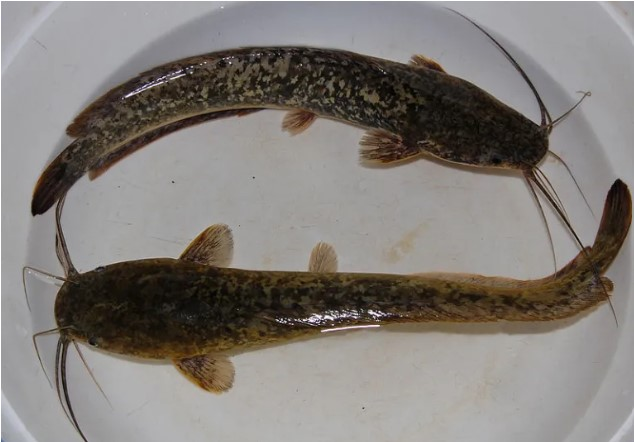
#> input picture img/0.jpg, 634 x 442 px, found by its file name
$ python segmentation.py
#> lines starting #> are read from the running program, lines starting #| are printed output that depends on the picture; after the words box and inside, x2 and y2 are one past the last pixel; in counts of white or black regions, pixels touching at a corner belong together
### src/printlog.py
import os


def printlog(msg='', var=None, isClearFirst=False, end='\n'):
	working_path = os.path.dirname(__file__)
	path = os.path.join(working_path, '../tmp/log.txt')

	if isClearFirst:
		with open(path, 'w'):
			pass

	with open(path, 'a') as f:
		if var == None:
			message = msg + end
		else:
			message = msg + ' ' + str(var) + end
		print(message,  file=f, end='')

### src/segmentation.py
import json
import cv2 as cv
import imutils
from matplotlib import markers, pyplot as plt
import numpy as np
import src.command as cmd
import os
from src.printlog import printlog

# SETUP PARAMETER
param = []
def config_segmentation(param=param, configChoice=0):    # import tmp/config.json
#> called with configChoice = 0
    path = os.path.join(os.path.dirname(__file__), str('../tmp/config.json'))
    with open(path, 'r') as fp:
#> (reads tmp/config.json from the repository)
        data = json.load(fp)
        for val in data.values():
            if val['_id'] == configChoice:
                param.append( (val['_blurSize'][0], val['_blurSize'][1]) )  # (x,y)
                param.append( (val['_threshVal'][0], val['_threshVal'][1]) )
                param.append( (val['_kernelSize'][0], val['_kernelSize'][1]) )
                param.append( (val['_erodilaIter'][0], val['_erodilaIter'][1]) )
                param.append( (val['_cannyThresh'][0], val['_cannyThresh'][1]) )

                printlog( str('Use segmentation config_' + str(val['_id'])).ljust(37, '.') + str('Done').rjust(5,' ') )
    #print(param)
    printlog()
    return param

config_segmentation()
#config_segmentation(param=s.param, configChoice=0)
    # 0 (51, 51), blurSize
    # 1 (0, 255), threshVal
    # 2 (3, 3),   kernelSize
    # 3 (3, 1),   erodilaIter
    # 4 (0, 255)  cannyThresh
# (END) SETUP PARAMETER


# IMAGE SEGMENTATION PROCESS
image_path = cmd.args["image"]
#image = cv.imread(image_path)            # Read the image
image = plt.imread(image_path)            # Read the image
#> image is the input picture: shape (442, 634, 3); mean R, G, B 130.6, 125.5, 121
cvt = cv.cvtColor(image, cv.COLOR_BGR2GRAY)     # Convert object color to GRAY
imgaus = cv.GaussianBlur(cvt, (param[0][0],param[0][1]), 0)      # Blur using Gaussian Method to ignore noise

# Set BACKGROUND to Black and OBJECT to White
ret, thresh = cv.threshold(imgaus, param[1][0], param[1][1], cv.THRESH_BINARY_INV + cv.THRESH_OTSU)
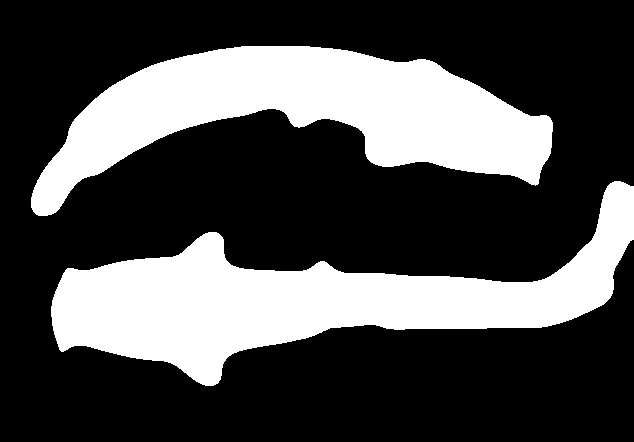
#> thresh: shape (442, 634); 29.7% white; 2 white regions, box (x1, y1, x2, y2) and area: (51, 181, 634, 386) 43157, (31, 46, 553, 216) 39955
#> ret = 104

# Precise boundary using ERROSION & DILATION
kernel = np.ones( param[2], np.uint8 )
erodila = cv.erode(thresh, kernel, iterations=param[3][0])
#> erodila: shape (442, 634); 26.2% white; 2 white regions, box (x1, y1, x2, y2) and area: (54, 184, 634, 383) 38169, (34, 49, 550, 213) 35278
erodila = cv.dilate(erodila, kernel, iterations=param[3][1])
#> erodila: shape (442, 634); 27.4% white; 2 white regions, box (x1, y1, x2, y2) and area: (53, 183, 634, 384) 39823, (33, 48, 551, 214) 36828


# WATERSHED to improve contour detection
# Remove noise
opening = cv.morphologyEx(erodila, cv.MORPH_CLOSE, kernel, iterations=3)
# Sure background area
sure_bg = cv.dilate(erodila, kernel, iterations=11)
#> sure_bg: shape (442, 634); 40.2% white; 2 white regions, box (x1, y1, x2, y2) and area: (42, 172, 634, 395) 58208, (22, 37, 562, 225) 54373
# Find sure foreground area
dist_transform = cv.distanceTransform(opening, cv.DIST_L2, 3)
ret, sure_fg = cv.threshold(dist_transform, 0.2*dist_transform.max(), 255, 0)
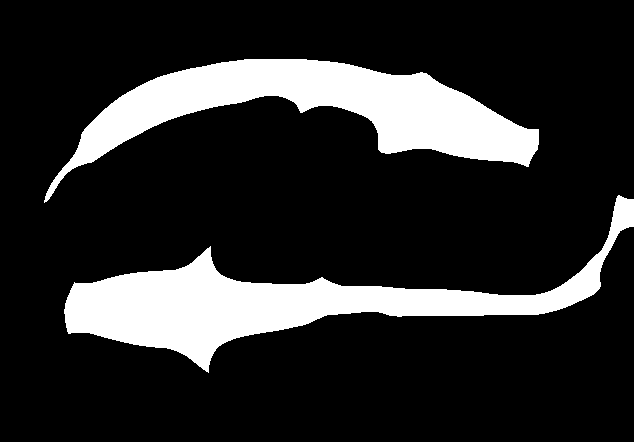
#> sure_fg: shape (442, 634) float32; 17.2% white; 2 white regions, box (x1, y1, x2, y2) and area: (64, 195, 634, 373) 24672, (44, 59, 539, 203) 23510
#> ret = 11.23
# Find unknown region
sure_fg = np.uint8(sure_fg)
unknown = cv.subtract(sure_bg, sure_fg)
#> unknown: shape (442, 634); 23% white; 2 white regions, box (x1, y1, x2, y2) and area: (42, 172, 634, 395) 33536, (22, 37, 562, 225) 30863

# Mark label
ret, markers = cv.connectedComponents(sure_fg)
#> markers: shape (442, 634) int32; 3 distinct labels, from 0 to 2
#> ret = 3
# Add one to all labels so that sure_bg is not 0, but 1
markers = markers + 1
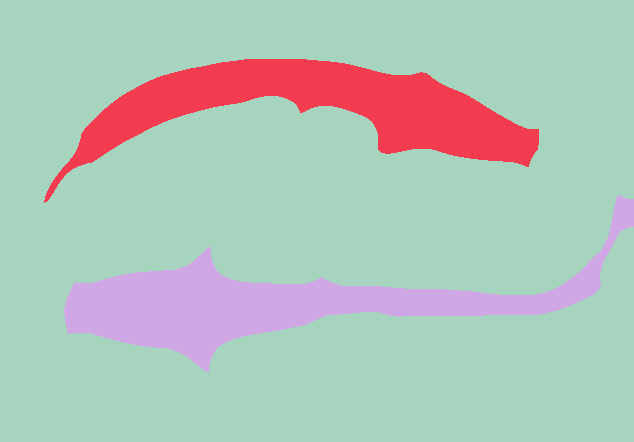
#> markers: shape (442, 634) int32; 3 distinct labels, from 1 to 3; one colour per label, 0 black
# Mark the region of unknown with 0
markers[unknown == 255] = 0
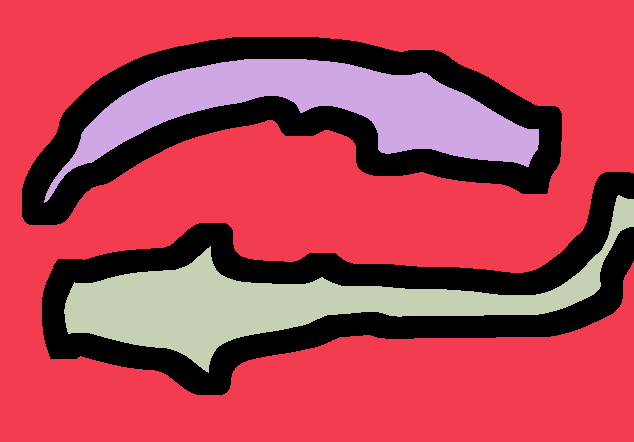
#> markers: shape (442, 634) int32; 4 distinct labels, from 0 to 3; one colour per label, 0 black
# Apply watershed
watershed_result = image.copy()
markers = cv.watershed(watershed_result, markers)
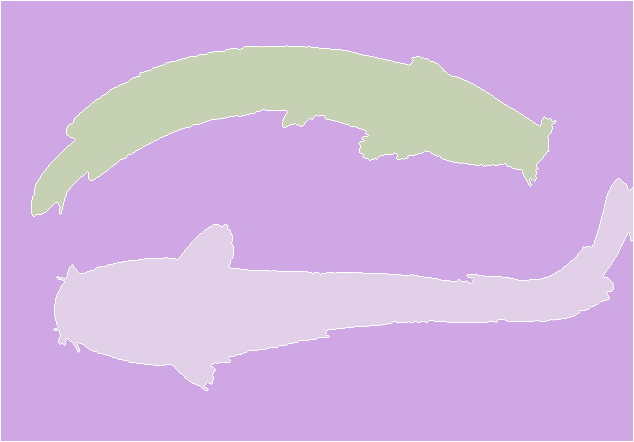
#> markers: shape (442, 634) int32; 4 distinct labels, from -1 to 3; one colour per label, 0 black, -1 white
# Mark boundary region with -1
watershed_result[markers == -1] = [0, 255, 0]
#> watershed_result: shape (442, 634, 3); 1.75% of pixels changed, all inside (x1, y1, x2, y2) = (0, 0, 634, 442)

smooth_border = cv.dilate(sure_fg, kernel, iterations=11)
#> smooth_border: shape (442, 634); 29.4% white; 2 white regions, box (x1, y1, x2, y2) and area: (53, 184, 634, 384) 42432, (33, 48, 550, 214) 39927

# Detect the edge from BLACK WHITE img
edged = cv.Canny(smooth_border, param[4][0], param[4][1])
#> edged: shape (442, 634); 0.95% white in thin lines or dots, all inside (x1, y1, x2, y2) = (32, 47, 634, 384)

# Extract object only with black background
res = cv.bitwise_and(image, image, mask=smooth_border)
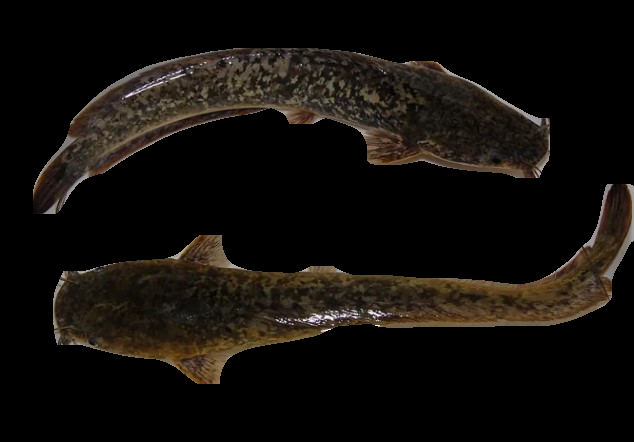
#> res: shape (442, 634, 3); mean R, G, B 18.1, 14.7, 10.9

# (END) IMAGE SEGMENTATION PROCESS


# FIND CONTOUR
# Find many contour from BLACK WHITE img
cnts = cv.findContours(smooth_border, cv.RETR_TREE, cv.CHAIN_APPROX_SIMPLE)
#> cnts = 2 contours; box (x1, y1, x2, y2) and area: (53, 184, 634, 384) 41740, (33, 48, 550, 214) 39341
cnts = imutils.grab_contours(cnts)

contoured = image.copy()
# Draw all contours in an img
contoured = cv.drawContours(contoured, cnts, -1, (0,255,0), 2)
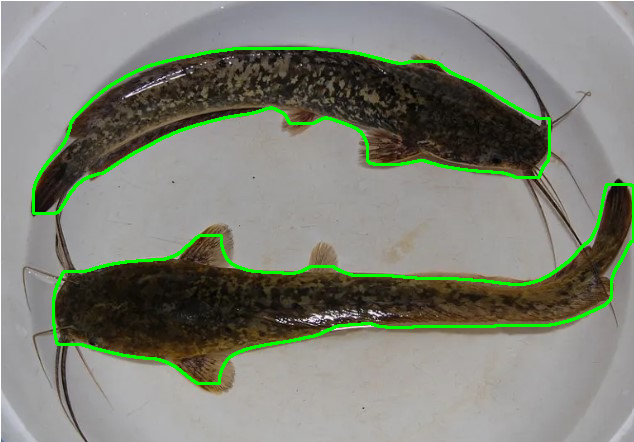
#> contoured: shape (442, 634, 3); 3.17% of pixels changed, all inside (x1, y1, x2, y2) = (32, 47, 634, 385)

# for ploting curve
final = contoured.copy()

# Check the '_id' in images.json to call it
# After finalization, only use final img
list_img = [
    #[_showflag, _encodeflag, _title, _var]
    [0, 0, 'image', image],
    [0, 0, 'cvt', cvt],
    [0, 0, 'imgaus', imgaus],
    [0, 0, 'thresh', thresh],
    [0, 0, 'erodila', erodila],
    [0, 0, 'sure_bg', sure_bg],
    [0, 0, 'dist_transform', dist_transform],
    [0, 0, 'sure_fg', sure_fg],
    [0, 0, 'unknown', unknown],
    [0, 0, 'smooth_border', smooth_border],
    [0, 0, 'watershed_result', watershed_result],
    [0, 0, 'edged', edged],
    [0, 0, 'res', res],
    [0, 0, 'contoured', contoured],
    [0, 1, 'final', final]
]
